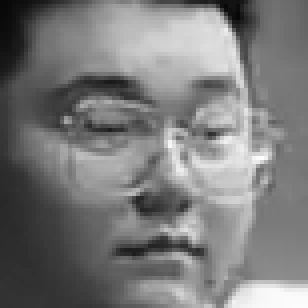
#> input picture CPV-github/Lab tren lop/my-image.png, 77 x 77 px, given in place of the camera (shown 4 times larger)
$ python 'Image Align.py'
#> lines starting #> are read from the running program, lines starting #| are printed output that depends on the picture
#> in image_alignment_demo, frame is the input picture: shape (77, 77, 3); min 7, max 253, mean 122.6
#> (key Esc is pressed here)
import cv2 as cv
import numpy as np


def image_alignment(imgRef, imgTest, bshow=True):
    """
    https://thinkinfi.com/image-alignment-and-registration-with-opencv/
    Dùng feature matching để tìm ra ma trận biến đổi
    góc nhìn, sau đó biến đổi ngược từ imgTest về imgRef
    :param img1:
    :param img2:
    :return:
    """
#> called with bshow = True
    # Convert to grayscale.
    imgTest_grey = cv.cvtColor(imgTest, cv.COLOR_BGR2GRAY)
    imgRef_grey = cv.cvtColor(imgRef, cv.COLOR_BGR2GRAY)
    height, width = imgRef_grey.shape
#> height = 77; width = 77

    # Configure ORB feature detector Algorithm with 1000 features.
    orb_detector = cv.ORB_create(1000)

    # Extract key points and descriptors for both images
    keyPoint1, des1 = orb_detector.detectAndCompute(imgTest_grey, None)
#> keyPoint1 = 7 keypoints; (x, y, size): (44, 34, 31), (42, 32, 31), (45, 42, 31), (39, 33, 31), (34, 45, 31), (38, 39, 31), (36, 32, 31)
    keyPoint2, des2 = orb_detector.detectAndCompute(imgRef_grey, None)
#> keyPoint2 has the same summary as keyPoint1

    # Display keypoints for reference image in green color
    imgKp_Ref = cv.drawKeypoints(imgRef, keyPoint1, 0, (0, 222, 0), None)
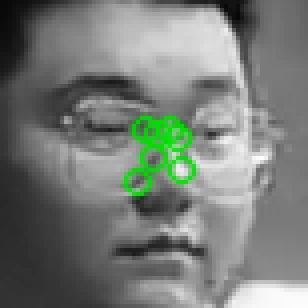
#> imgKp_Ref: shape (77, 77, 3) (shown 4 times larger); mean B, G, R 119.2, 124.4, 119.2
    imgKp_Ref = cv.resize(imgKp_Ref, (width // 2, height // 2))
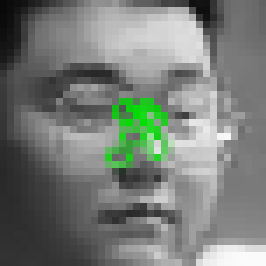
#> imgKp_Ref: shape (38, 38, 3) (shown 7 times larger); mean B, G, R 119, 124.4, 119

    cv.imshow('Key Points', imgKp_Ref)
    cv.waitKey(0)

    # Match features between two images using Brute Force matcher with Hamming distance
    matcher = cv.BFMatcher(cv.NORM_HAMMING, crossCheck=True)

    # Match the two sets of descriptors.
    matches = list(matcher.match(des1, des2))
#> matches = 7 matches

    # Sort matches on the basis of their Hamming distance.
    matches.sort(key=lambda x: x.distance)
    print(matches)
#> (printed output is left out)
    # Take the top 90 % matches forward.
    matches = matches[:int(len(matches) * 0.9)]
#> matches = 6 matches
    no_of_matches = len(matches)
#> no_of_matches = 6

    # Display only 100 best matches {good[:100}
    imgMatch = cv.drawMatches(imgTest, keyPoint2, imgRef, keyPoint1, matches[:20], None, flags=2)
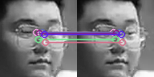
#> imgMatch: shape (77, 154, 3); mean B, G, R 124.3, 121, 122.7
    imgMatch = cv.resize(imgMatch, (width // 3, height // 3))
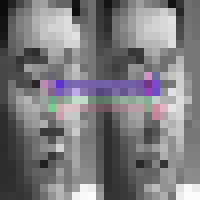
#> imgMatch: shape (25, 25, 3) (shown 8 times larger); mean B, G, R 124.5, 121.3, 122.7

    cv.imshow('Image Match', imgMatch)
    cv.waitKey(0)

    # Define 2x2 empty matrices
    p1 = np.zeros((no_of_matches, 2))
    p2 = np.zeros((no_of_matches, 2))

    # Storing values to the matrices
    for i in range(len(matches)):
        p1[i, :] = keyPoint1[matches[i].queryIdx].pt
        p2[i, :] = keyPoint2[matches[i].trainIdx].pt
#> this loop made 6 passes
#> after the loop, p1 = [[36, 32], [42, 32], [39, 33], [44, 34], [38, 39], [45, 42]]; p2 has the same summary as p1
    # Find the homography matrix.
    homography, mask = cv.findHomography(p1, p2, cv.RANSAC)
#> homography = [[1, -1.03e-15, 1.34e-13], [-2.19e-15, 1, 1.12e-13], [-6.51e-17, -2e-17, 1]]; mask = [1, 1, 1, 1, 1, 1]

    # Use homography matrix to transform the unaligned image wrt the reference image.
    aligned_img = cv.warpPerspective(imgTest, homography, (width, height))
    # Resizing the image to display in our screen (optional)
    aligned_img = cv.resize(aligned_img, (width, height))

    # [7 lines of commented-out code are left out]
    cv.namedWindow('Output Image', cv.WINDOW_NORMAL)
    cv.imshow('Output Image', aligned_img)
    cv.waitKey(0)


def image_alignment_demo():
    """
    Dùng camera để demo cái này
    :return:
    """
    cap = cv.VideoCapture(0)
    imgRef = None
    imgTest = None
    cnt = 0
    while (1):
        ret, frame = cap.read()
        if ret:
            cv.imshow("vid", frame)
            k = cv.waitKey(10)
            if k % 256 == 32:
                # Space pressed
                if cnt == 0:
                    imgRef = frame
                    cv.imshow("imgRef", imgRef)
                    cv.waitKey(5)
                    cnt += 1
                elif cnt == 1:
                    imgTest = frame
                    cv.imshow("imgTest", imgTest)
                    cnt += 1
                if cnt == 2: break
        else:
            break
    cap.release()
    # if imgRef != None and imgTest != None:
    image_alignment(imgRef, imgTest)


def main():
    image_alignment_demo()
    cv.destroyAllWindows()


main()
